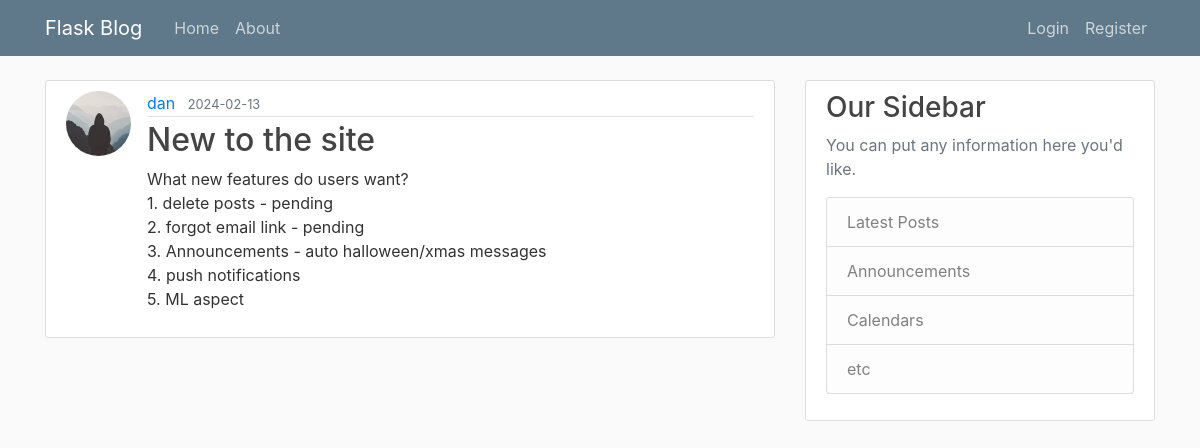
The page /post/5 on the database its author committed.
### coreyblog/models.py (models this page shows, shortened)
class User(db.Model, UserMixin):
    id = db.Column(db.Integer, primary_key=True)
    username = db.Column(db.String(20), unique=True, nullable=False)
    email = db.Column(db.String(120), unique=True, nullable=False)
    image_file = db.Column(db.String(20), nullable=False, default='default.jpg')
    password = db.Column(db.String(60), nullable=False)
    posts = db.relationship('Post', backref='author', lazy=True)

class Post(db.Model):
    id = db.Column(db.Integer, primary_key=True)
    title = db.Column(db.String(100), nullable=False)
    date_posted = db.Column(db.DateTime, nullable=False, default=datetime.utcnow)
    content = db.Column(db.Text, nullable=False)
    user_id = db.Column(db.Integer, db.ForeignKey('user.id'), nullable=False)

### coreyblog/posts/routes.py (the view)
@posts.route("/post/<int:post_id>")
def post(post_id):
    post = Post.query.get_or_404(post_id)
    return render_template('post.html', title=post.title, post=post)

### coreyblog/templates/post.html (shortened to what this page needs)
{% extends "layout.html" %}
{% block content %}
    <article class="media content-section">
        <img class="rounded-circle article-img" src="{{ url_for('static', filename=post.author.image_file )}}">
        <div class="media-body">
            <div class="article-metadata">
                <a class="mr-2" href="{{ url_for('users.user_posts', username=post.author.username) }}">{{ post.author.username }}</a>
                <small class="text-muted">{{ post.date_posted.strftime('%Y-%m-%d') }}</small>
            </div>
            <h2 class="article-title">{{ post.title }}</h2>
            <p class="article-content">{{ post.content }}</p>
        </div>
    </article>
{% endblock content %}

### coreyblog/static/main.css (style rules this page uses)
body { background: #fafafa; color: #333333; margin-top: 5rem; }
h1, h2, h3, h4, h5, h6 { color: #444444; }
.content-section { background: #ffffff; padding: 10px 20px; border: 1px solid #dddddd; border-radius: 3px; margin-bottom: 20px; }
.article-title { color: #444444; }
.article-content { white-space: pre-line; }
.article-img { height: 65px; width: 65px; margin-right: 16px; }
.article-metadata { padding-bottom: 1px; margin-bottom: 4px; border-bottom: 1px solid #e3e3e3 }

### rows shown on the page
User: image_file (placeholder picture), author.username "dan"
Post: date_posted "2024-02-13", title "New to the site", content "What new features do users want? 1. delete posts - pending 2. forgot email link - pending 3. Announcements - auto halloween/xmas messages 4. push notifications 5. ML aspect"
